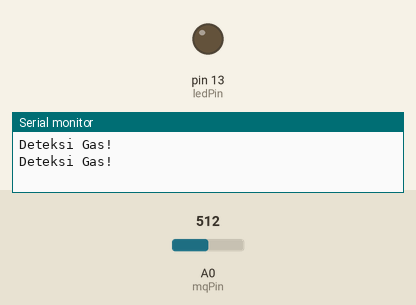
Simulated run of this sketch. Board: Arduino Uno, built with avr-gcc and run on an emulated ATmega328P. Parts: output pins drawn as LEDs (lit = HIGH), the last lines printed to the serial monitor. The inputs (shaded band) are chosen by the test bench; at power-on: A0 (mqPin) = 512.

Above: at 1.8 s.
1.9 s: A0 (mqPin) set to 482
At 3.2 s:
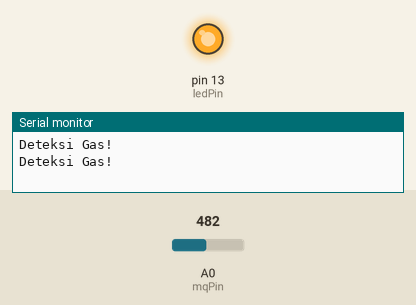
3.5 s: A0 (mqPin) set to 510
At 4.8 s:
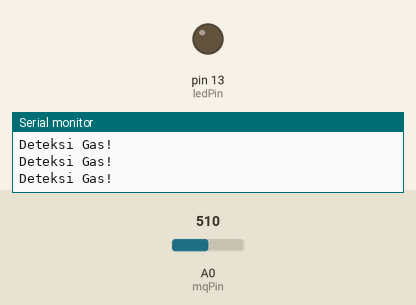
5.5 s: A0 (mqPin) set to 490
At 6.3 s:
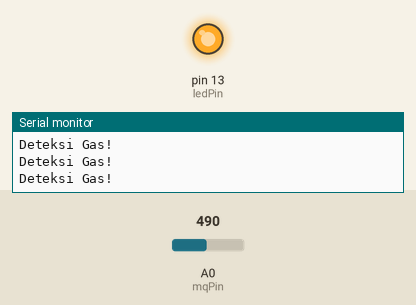
Timing chart, 0 to 8.5 s (numbered marks = the images above; inputs shaded):
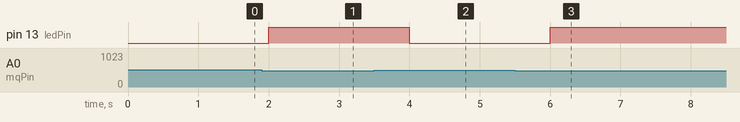

Measured:
- the behaviour switches between 501 and 500 on A0 (mqPin) (found by bisection; images 0 and 1)
- after the input at 1.9 s, pin 13 (ledPin): LOW → HIGH after 0.10 s
- after the input at 3.5 s, pin 13 (ledPin): HIGH → LOW after 0.50 s
- after the input at 5.5 s, pin 13 (ledPin): LOW → HIGH after 0.50 s

The sketch:

sensor_gas_MQ-6.ino
```cpp
const int mqPin = A0;   // Pin analog yang terhubung ke sensor MQ-2
const int ledPin = 13;  // Pin built-in LED pada Arduino

void setup() {
  Serial.begin(9600);
  pinMode(ledPin, OUTPUT);
}

void loop() {
  int sensorValue = analogRead(mqPin); // Membaca nilai analog dari sensor MQ-2

  // Anda dapat menambahkan perbandingan atau ambang batas yang sesuai dengan kebutuhan Anda
  // Contoh: Jika sensorValue melebihi ambang batas tertentu, aktifkan LED dan tampilkan pesan

  if (sensorValue > 500) {
    digitalWrite(ledPin, LOW); // Aktifkan LED jika deteksi gas
    Serial.println("Deteksi Gas!");
  } else {
    digitalWrite(ledPin, HIGH); // Matikan LED jika tidak ada deteksi gas
  }

  delay(1000); // Tunggu 1 detik sebelum membaca sensor lagi
}
```
